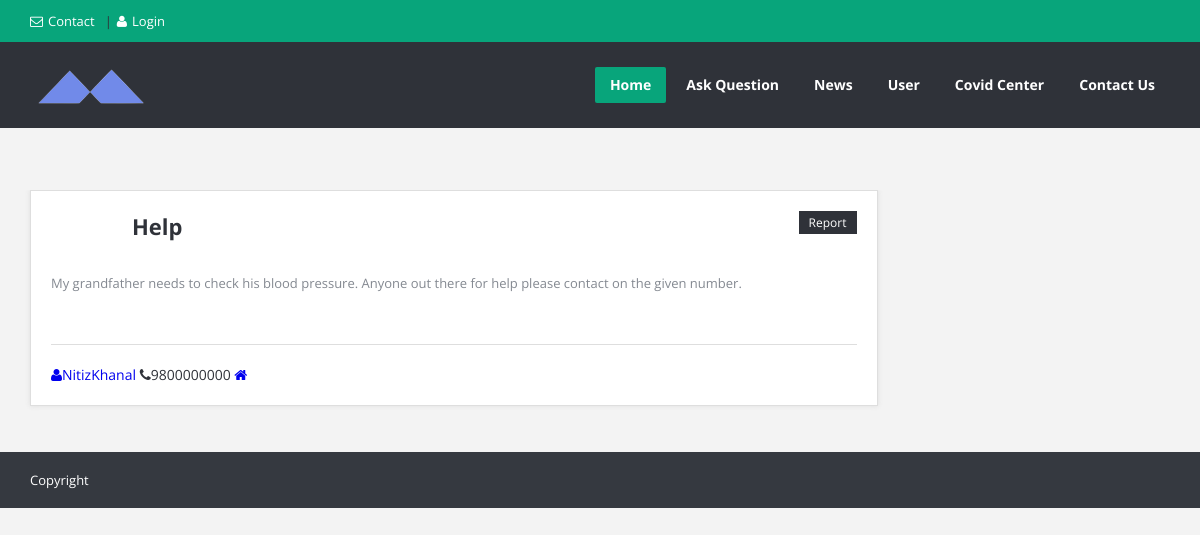
The page /post/details/7 on the database its author committed.
### posts/models.py (models this page shows, shortened)
class Post(models.Model):
    title = models.CharField(max_length=100)
    content = models.TextField()
    date_posted = models.DateTimeField(default = timezone.now)
    author = models.ForeignKey(User, on_delete = models.CASCADE)
    settled = models.BooleanField(default=False)

### users/models.py (models this page shows, shortened)
class Profile(models.Model):
    user = models.OneToOneField(User, on_delete=models.CASCADE, )
    image = models.ImageField(default='default.jpg', upload_to='profile_pics')
    contact = models.CharField(max_length = 10, default = "Not entered")
    address = models.CharField(max_length=50, default = "Not entered")
    Gcode = models.CharField(max_length = 5, default = "Not entered")

### posts/views.py (the view)
# urls.py: path('post/details/<str:pk>', PostDetailView.as_view() , name='post-details'),
class PostDetailView(DetailView):
    model = Post
    template_name = 'posts/single_question.html'

### posts/templates/posts/single_question.html (shortened to what this page needs)
{% extends "posts/base.html" %}
{% block content %}
	<section class="container main-content">
		<div class="row">
			<div class="col-md-9">
				<article class="question single-question question-type-normal">
					<h2>
						<a href="single_question.html">{{ post.title }}</a>
					</h2>
					<a class="question-report" href="#">Report</a>
					<div class="question-inner">
						<div class="question-desc">
							<p>{{ post.content }}</p>
						</div>
							<span class=""><a href="#"><i class="icon-user"></i>{{post.author.username}}</a></span>
							<span class=""><i class="icon-phone"></i>{{ post.author.profile.contact }}</span>
							<span class=""><a href="#"><i class="icon-home"></i>{{ post.author.profile.gharNo}}</a></span>
					</div>
				</article>
		</div>
	</section>
{% endblock %}

### posts/static/posts/style.css (style rules this page uses)
body { background-color: #f3f3f3; color: #2f3239; -webkit-font-smoothing: antialiased; overflow-x: hidden; }
.container > .row > .col-md-9 { overflow: hidden; height: 100%; margin-top: -5%; }
.widget_tag_cloud a,.question-comments a,.removered,.removered i,.removered input[type="text"],.bxslider-title,.bx-prev,.bx-next,.login-password a,.question-report,.load-questions,.ask-me .publish-question { color: #FFF !important; }

### posts/static/posts/css/contents.css (style rules this page uses)
.container.main-content { margin-top: 10%; padding-bottom:3%; position: relative; z-index: 991; }
.question { -moz-box-sizing: border-box; -webkit-box-sizing: border-box; box-sizing: border-box; margin-bottom: 30px; padding: 20px; border: 1px solid #dedede; background: #FFF; -moz-box-shadow: 0 0 5px #dedede; -webkit-box-shadow: 0 0 5px #dedede; box-shadow: 0 0 5px #dedede; position: relative; }
.question-inner { position: relative; margin-left: 101px; }
.single-question { padding: 20px 0; margin-bottom: 10px; }
.single-question .question-inner { margin-left: 0; padding: 0 20px; }
.question h2 { margin: 0 0 30px 101px; color: #474D5D; overflow: hidden; font-size: 22px; font-weight: bold; padding-right: 161px; }
.question h2 a { color: #2f3239; }
.question-report { float: right; font-size: 12px; background-color: #2f3239; padding: 4px 10px; position: absolute; top: 20px; right: 20px; height: 23px; line-height: 15px; }
.question-desc { margin-bottom: 20px; padding-bottom: 30px; line-height: 22px; font-size: 13px; border-bottom: 1px solid #dedede; color: #848991; }

### posts/static/posts/css/base.css (style rules this page uses)
html, body, div, span, applet, object, iframe, h1, h2, h3, h4, h5, h6, p, blockquote, pre, a, abbr, acronym, address, big, cite, code, del, dfn, em, img, ins, kbd, q, s, samp, small, strike, strong, sub, sup, tt, var, b, u, i, center, dl, dt, dd, ol, ul, li, fieldset, form, label, legend, table, caption, tbody, tfoot, thead, tr, th, td, article, aside, canvas, details, embed, figure, figcaption, footer, header, hgroup, menu, nav, output, ruby, section, summary, time, mark, audio, video { margin: 0; padding: 0; border: 0; font-size: 100%; font: inherit; vertical-align: baseline; }
body { font-size: 14px; line-height: 22px; }
article, aside, details, figcaption, figure, footer, header, hgroup, menu, nav, section { display: block; }
p { margin: 0 0 20px 0; line-height: 22px; }
html { -webkit-text-size-adjust: none; }
* { outline: none; }
body,.qoute p,input,.button,label,.more,blockquote,.widget ul li,textarea { font-family: "Open Sans", Arial, sans-serif; }

### rows shown on the page
Post: title "Help", content "My grandfather needs to check his blood pressure. Anyone out there for help please contact on the given number.", author.username "NitizKhanal", author.profile.contact "9800000000"
